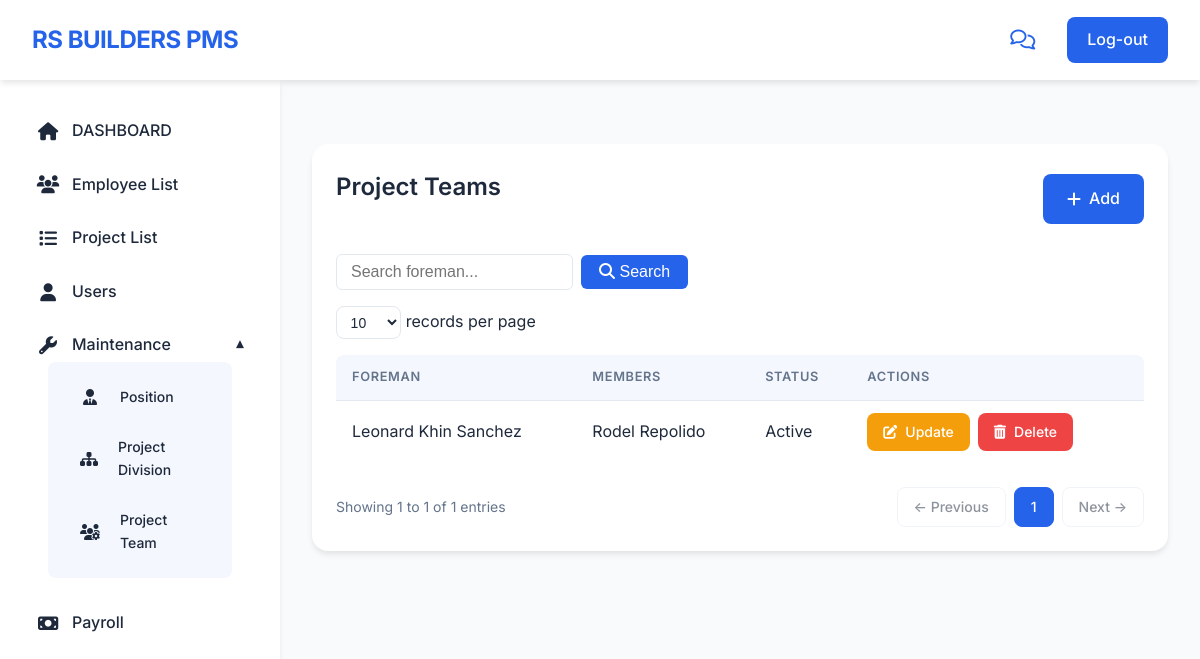
/project_team.php, run on the app's committed database.
### tables this page shows
CREATE TABLE `project_team` (
  `id` int(11) NOT NULL,
  `foreman_id` int(11) NOT NULL,
  `status` enum('Active','Inactive') NOT NULL DEFAULT 'Active',
  `created_at` timestamp NOT NULL DEFAULT current_timestamp(),
  `updated_at` timestamp NOT NULL DEFAULT current_timestamp() ON UPDATE current_timestamp()
);

CREATE TABLE `employees` (
  `id` int(11) NOT NULL,
  `photo` varchar(255) DEFAULT NULL,
  `lastname` varchar(100) NOT NULL,
  `firstname` varchar(100) NOT NULL,
  `middlename` varchar(100) DEFAULT NULL,
  `birthday` date DEFAULT NULL,
  `gender` varchar(20) DEFAULT NULL,
  `age` int(11) DEFAULT NULL,
  `address` varchar(255) DEFAULT NULL,
  `contact_no` varchar(50) DEFAULT NULL,
  `status` varchar(50) DEFAULT 'Active',
  `position` varchar(100) DEFAULT NULL,
  `last_active` datetime DEFAULT NULL
);

### project_team.php (the view, shortened to what this page needs)
<?php
include 'db.php';
$search = isset($_GET['search']) ? trim($_GET['search']) : '';
$allowed_per_page = [10, 25, 50, 100];
$records_per_page = isset($_GET['per_page']) && in_array((int)$_GET['per_page'], $allowed_per_page) ? (int)$_GET['per_page'] : 10;
$page = isset($_GET['page']) ? max(1, (int)$_GET['page']) : 1;
$offset = ($page - 1) * $records_per_page;
$where = '';
$params = [];
$types = '';
$count_sql = "SELECT COUNT(*) as total FROM project_team pt JOIN employees e ON pt.foreman_id = e.id $where";
$count_stmt = $conn->prepare($count_sql);
$count_stmt->execute();
$count_result = $count_stmt->get_result();
$total_records = $count_result->fetch_assoc()['total'];
$total_pages = ceil($total_records / $records_per_page);
$sql = "SELECT pt.id, e.firstname as foreman_firstname, e.lastname as foreman_lastname, pt.status FROM project_team pt JOIN employees e ON pt.foreman_id = e.id $where LIMIT ? OFFSET ?";
$stmt = $conn->prepare($sql);
if ($where !== '') {
    $types2 = $types . 'ii';
    $bind_params = array_merge($params, [$records_per_page, $offset]);
    $bind_names = [];
    $bind_names[] = $types2;
    foreach ($bind_params as $k => $v) {
        $bind_names[] = &$bind_params[$k];
    }
    call_user_func_array([$stmt, 'bind_param'], $bind_names);
} else {
    $stmt->bind_param('ii', $records_per_page, $offset);
}
$stmt->execute();
$result = $stmt->get_result();
function getEmployeeName($employee_id, $conn) {
    $sql_employee = "SELECT firstname, lastname FROM employees WHERE id = ? LIMIT 1";
    if ($stmt_employee = $conn->prepare($sql_employee)) {
        $stmt_employee->bind_param("i", $employee_id);
        $stmt_employee->execute();
        $result_employee = $stmt_employee->get_result();
        if ($result_employee->num_rows > 0) {
            $employee_data = $result_employee->fetch_assoc();
            return htmlspecialchars($employee_data['firstname'] . ' ' . $employee_data['lastname']);
        }
    }
    return "Unknown Employee";
}
?>
<!DOCTYPE html>
<html>
<head>
    <link rel="stylesheet" href="https://cdnjs.cloudflare.com/ajax/libs/font-awesome/6.4.0/css/all.min.css">
</head>
<body>
    <div class="header">
        <div class="logo">RS BUILDERS PMS</div>
        <div class="header-right">
            <span class="icon"><i class="fa-regular fa-comments"></i></span>
            <a href="logout.php" class="logout-btn">Log-out</a>
        </div>
    </div>
    <div class="container">
        <nav class="sidebar">
            <ul>
                <li><a href="dashboard.php"><i class="fa fa-home"></i> DASHBOARD</a></li>
                <li><a href="employee_list.php"><i class="fa fa-users"></i> Employee List</a></li>
                <li><a href="project_list.php"><i class="fa fa-list"></i> Project List</a></li>
                <li><a href="user_list.php"><i class="fa fa-user"></i> Users</a></li>
                <li class="dropdown active">
                    <a href="#"><i class="fa fa-wrench"></i> Maintenance <span class="arrow">&#9662;</span></a>
                    <ul class="dropdown-menu">
                        <li class="active"><a href="position.php"><i class="fa fa-user-tie"></i> Position</a></li>
                        <li><a href="project_division.php"><i class="fa fa-sitemap"></i> Project Division</a></li>
                        <li><a href="project_team.php"><i class="fa fa-users-cog"></i> Project Team</a></li>
                    </ul>
                </li>
                <li><a href="payroll.php"><i class="fa fa-money-bill"></i> Payroll</a></li>
            </ul>
        </nav>
        <main class="main-content">
            <div class="table-container">
                <div class="table-header">
                    <h2 class="table-title">Project Teams</h2>
                    <a href="add_project_team.php" class="add-btn"><i class="fa fa-plus"></i> Add</a>
                </div>
                <div class="search-bar-container">
                    <form method="get" style="display: flex; gap: 8px; align-items: center;">
                        <input type="text" name="search" class="search-input" placeholder="Search foreman..." value="<?= htmlspecialchars($search) ?>">
                        <button type="submit" class="search-btn"><i class="fa fa-search"></i> Search</button>
                    </form>
                </div>
                <div class="records-per-page">
                    <form id="perPageForm" method="get" style="display:inline;">
                        <select name="per_page" onchange="document.getElementById('perPageForm').submit();">
                            <?php foreach ($allowed_per_page as $opt): ?>
                                <option value="<?= $opt ?>" <?= $records_per_page == $opt ? 'selected' : '' ?>><?= $opt ?></option>
                            <?php endforeach; ?>
                        </select>
                        <span>records per page</span>
                    </form>
                </div>
                <table class="data-table">
                    <thead>
                        <tr>
                            <th>Foreman</th>
                            <th>Members</th>
                            <th>Status</th>
                            <th>Actions</th>
                        </tr>
                    </thead>
                    <tbody>
                        <?php
                        if ($result->num_rows > 0) {
                            while($row = $result->fetch_assoc()) {
                                echo "<tr>";
                                echo "<td>" . htmlspecialchars($row["foreman_firstname"] . ' ' . $row["foreman_lastname"]) . "</td>";
                                echo "<td>";
                                $member_names = [];
                                $team_id = $row["id"];
                                $member_sql = "SELECT employee_id FROM project_team_members WHERE team_id = ?";
                                if ($member_stmt = $conn->prepare($member_sql)) {
                                    $member_stmt->bind_param("i", $team_id);
                                    $member_stmt->execute();
                                    $member_result = $member_stmt->get_result();
                                    while ($member_row = $member_result->fetch_assoc()) {
                                        $member_names[] = getEmployeeName($member_row['employee_id'], $conn);
                                    }
                                }
                                echo implode(', ', $member_names);
                                echo "</td>";
                                echo "<td>";
                                if ($row["status"] == 'Active') {
                                    echo "<span class=\"status-active\">Active</span>";
                                } else {
                                    echo "<span class=\"status-inactive\">Inactive</span>";
                                }
                                echo "</td>";
                                echo "<td>";
                                echo "<a href=\"edit_project_team.php?id=" . $row["id"] . "\" class=\"action-btn edit-btn\"><i class=\"fa fa-edit\"></i> Update</a>";
                                echo "<a href=\"delete_project_team.php?id=" . $row["id"] . "\" class=\"action-btn delete-btn\"><i class=\"fa fa-trash-alt\"></i> Delete</a>";
                                echo "</td>";
                                echo "</tr>";
                            }
                        } else {
                            echo "<tr><td colspan=\"4\">No project teams found.</td></tr>";
                        }
                        ?>
                    </tbody>
                </table>
                <div class="pagination-info">
                    <div class="showing-info">
                        <?php
                        $showing_from = $total_records == 0 ? 0 : $offset + 1;
                        $showing_to = min($offset + $records_per_page, $total_records);
                        ?>
                        Showing <?= $showing_from ?> to <?= $showing_to ?> of <?= $total_records ?> entries
                    </div>
                    <div class="pagination-controls">
                        <a href="?search=<?= urlencode($search) ?>&page=<?= max(1, $page - 1) ?>&per_page=<?= $records_per_page ?>" class="pagination-btn<?= $page == 1 ? ' disabled' : '' ?>">&larr; Previous</a>
                        <?php
                        $start_page = max(1, $page - 2);
                        $end_page = min($total_pages, $page + 2);
                        for ($i = $start_page; $i <= $end_page; $i++) {
                            echo '<a href="?search=' . urlencode($search) . '&page=' . $i . '&per_page=' . $records_per_page . '" class="pagination-btn' . ($i == $page ? ' active' : '') . '">' . $i . '</a>';
                        }
                        ?>
                        <a href="?search=<?= urlencode($search) ?>&page=<?= min($total_pages, $page + 1) ?>&per_page=<?= $records_per_page ?>" class="pagination-btn<?= $page == $total_pages || $total_pages == 0 ? ' disabled' : '' ?>">Next &rarr;</a>
                    </div>
                </div>
            </div>
        </main>
    </div>
</body>
</html>

### data on the page
project_team: foreman.lastname "Leonard Khin Sanchez", member_names "Rodel Repolido", status "Active"

### other printed values
$showing_from "1"
$showing_to "1"
$total_records "1"
form field per_page "10"
